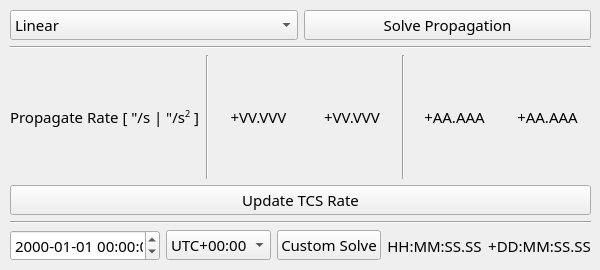
         <widget class="QWidget" name="tab_propagate">
          <attribute name="title">
           <string>Propagate</string>
          </attribute>
          <widget class="QWidget" name="verticalLayoutWidget_4">
           <property name="geometry">
            <rect>
             <x>10</x>
             <y>10</y>
             <width>581</width>
             <height>251</height>
            </rect>
           </property>
           <property name="font">
            <font>
             <family>Sylfaen</family>
             <pointsize>11</pointsize>
            </font>
           </property>
           <layout class="QVBoxLayout" name="vertical_layout_propagate">
            <item>
             <layout class="QHBoxLayout" name="horizontal_layout_solve_propagation">
              <item>
               <widget class="QComboBox" name="combo_box_propagate_solve_engine">
                <item>
                 <property name="text">
                  <string>Linear</string>
                 </property>
                </item>
                <item>
                 <property name="text">
                  <string>Quadratic</string>
                 </property>
                </item>
               </widget>
              </item>
              <item>
               <widget class="QPushButton" name="push_button_propagate_solve_propagation">
                <property name="font">
                 <font>
                  <family>Sylfaen</family>
                  <pointsize>11</pointsize>
                 </font>
                </property>
                <property name="text">
                 <string>Solve Propagation</string>
                </property>
               </widget>
              </item>
             </layout>
            </item>
            <item>
             <widget class="Line" name="line_7">
              <property name="orientation">
               <enum>Qt::Horizontal</enum>
              </property>
             </widget>
            </item>
            <item>
             <layout class="QGridLayout" name="grid_layout_propagate_rate_results">
              <item row="0" column="5">
               <widget class="Line" name="line_12">
                <property name="orientation">
                 <enum>Qt::Vertical</enum>
                </property>
               </widget>
              </item>
              <item row="0" column="6">
               <widget class="QLabel" name="label_dynamic_propagate_ra_acceleration">
                <property name="text">
                 <string>+AA.AAA</string>
                </property>
                <property name="alignment">
                 <set>Qt::AlignCenter</set>
                </property>
               </widget>
              </item>
              <item row="0" column="7">
               <widget class="QLabel" name="label_dynamic_propagate_dec_acceleration">
                <property name="text">
                 <string>+AA.AAA</string>
                </property>
                <property name="alignment">
                 <set>Qt::AlignCenter</set>
                </property>
               </widget>
              </item>
              <item row="0" column="4">
               <widget class="QLabel" name="label_dynamic_propagate_dec_velocity">
                <property name="text">
                 <string>+VV.VVV</string>
                </property>
                <property name="alignment">
                 <set>Qt::AlignCenter</set>
                </property>
               </widget>
              </item>
              <item row="0" column="2">
               <widget class="Line" name="line_11">
                <property name="orientation">
                 <enum>Qt::Vertical</enum>
                </property>
               </widget>
              </item>
              <item row="0" column="3">
               <widget class="QLabel" name="label_dynamic_propagate_ra_velocity">
                <property name="text">
                 <string>+VV.VVV</string>
                </property>
                <property name="alignment">
                 <set>Qt::AlignCenter</set>
                </property>
               </widget>
              </item>
              <item row="0" column="0">
               <widget class="QLabel" name="label_static_propagate_rate">
                <property name="text">
                 <string>&lt;html&gt;&lt;head/&gt;&lt;body&gt;&lt;p&gt;Propagate Rate [ &amp;quot;/s | &amp;quot;/s&lt;span style=&quot; vertical-align:super;&quot;&gt;2&lt;/span&gt; ]&lt;/p&gt;&lt;/body&gt;&lt;/html&gt;</string>
                </property>
               </widget>
              </item>
             </layout>
            </item>
            <item>
             <widget class="QPushButton" name="push_button_propagate_update_tcs_rate">
              <property name="text">
               <string>Update TCS Rate</string>
              </property>
             </widget>
            </item>
            <item>
             <widget class="Line" name="line_10">
              <property name="orientation">
               <enum>Qt::Horizontal</enum>
              </property>
             </widget>
            </item>
            <item>
             <layout class="QGridLayout" name="grid_layout_propagate_custom_entry">
              <item row="0" column="0">
               <widget class="QDateTimeEdit" name="date_time_edit_propagate_date_time">
                <property name="displayFormat">
                 <string>yyyy-MM-dd HH:mm:ss</string>
                </property>
                <property name="timeSpec">
                 <enum>Qt::LocalTime</enum>
                </property>
               </widget>
              </item>
              <item row="0" column="4">
               <widget class="QLabel" name="label_dynamic_propagate_custom_dec">
                <property name="text">
                 <string>+DD:MM:SS.SS</string>
                </property>
                <property name="alignment">
                 <set>Qt::AlignCenter</set>
                </property>
               </widget>
              </item>
              <item row="0" column="3">
               <widget class="QLabel" name="label_dynamic_propagate_custom_ra">
                <property name="text">
                 <string>HH:MM:SS.SS</string>
                </property>
                <property name="alignment">
                 <set>Qt::AlignCenter</set>
                </property>
               </widget>
              </item>
              <item row="0" column="2">
               <widget class="QPushButton" name="push_button_propagate_custom_solve">
                <property name="text">
                 <string>Custom Solve</string>
                </property>
               </widget>
              </item>
              <item row="0" column="1">
               <widget class="QComboBox" name="combo_box_propagate_timezone">
                <property name="layoutDirection">
                 <enum>Qt::LeftToRight</enum>
                </property>
                <property name="minimumContentsLength">
                 <number>0</number>
                </property>
                <property name="duplicatesEnabled">
                 <bool>false</bool>
                </property>
                <item>
                 <property name="text">
                  <string>UTC+00:00</string>
                 </property>
                </item>
                <item>
                 <property name="text">
                  <string>HST-10:00</string>
                 </property>
                </item>
               </widget>
              </item>
             </layout>
            </item>
           </layout>
          </widget>
         </widget>
